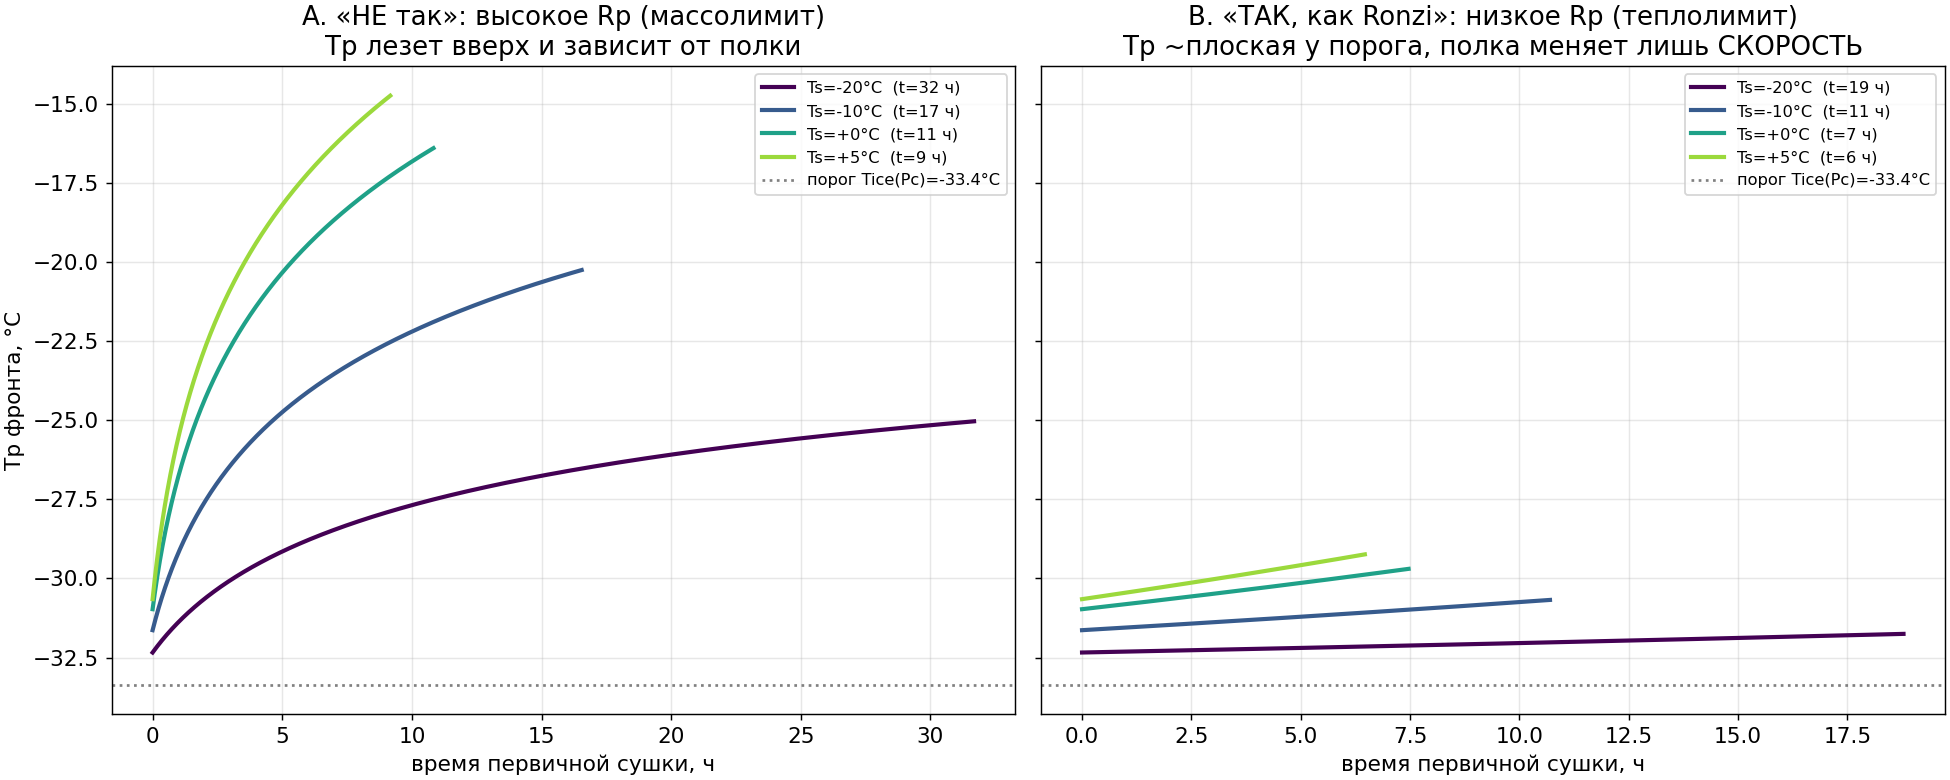

Reproduce this figure in Python.
"""
Почему у Ronzi (Fig. 3 a,b) Tp первичной сушки ~постоянна и НЕ зависит от полки,
а у нас раньше росла. Ответ: режим лимитирования.

  Tp = Tice( Pc + Js·Rp )           (Js·Rp -- избыток над порогом Tice(Pc))

 * Высокое Rp -> МАССОЛИМИТ: Js·Rp велик и растёт -> Tp ЛЕЗЕТ вверх и зависит
   от полки («не так»).
 * Низкое Rp -> ТЕПЛОЛИМИТ: Js·Rp мал -> Tp прилипает к порогу, ~плоская и
   почти не зависит от полки; полка меняет лишь СКОРОСТЬ (= Ronzi Fig. 3 a,b).

Левая панель — «не так» (высокое Rp). Правая — «так, как Ronzi» (низкое Rp).
"""
import sys, os
sys.path.insert(0, os.path.dirname(os.path.dirname(os.path.abspath(__file__))))
import numpy as np
import matplotlib
matplotlib.use("Agg")
import matplotlib.pyplot as plt
import lyo_model as m

Pc_torr = 0.20
Pc = Pc_torr * m.TORR
cs = 0.10
plates = [-20, -10, 0, 5]

def floor(Pc_torr):
    Pc = Pc_torr * m.TORR; lo, hi = -90, 20
    for _ in range(60):
        mid = (lo + hi) / 2
        if m.p_ice(mid) < Pc: lo = mid
        else: hi = mid
    return hi
fl = floor(Pc_torr)

def runs(r_pore):
    out = []
    for Ts in plates:
        rp = lambda H, r=r_pore: m.Rp_knudsen_areal(H, cs, r)
        res = m.primary_drying(Ts, Pc_torr, rp_func=rp, Tc_C=0, Tg_prime_C=-2)
        out.append((Ts, res))
    return out

hi_Rp = runs(6e-6)     # «не так» — массолимит
lo_Rp = runs(300e-6)   # «так» — теплолимит (как Ronzi)

plt.rcParams.update({"font.size": 12})
fig, ax = plt.subplots(1, 2, figsize=(15, 6), constrained_layout=True, sharey=True)
colors = plt.cm.viridis(np.linspace(0, 0.85, len(plates)))

def panel(a, data, title, sub):
    for (Ts, res), c in zip(data, colors):
        a.plot(res["t"]/3600, res["Tp"], color=c, lw=2.3,
               label=f"Ts={Ts:+d}°C  (t={res['t_dry_h']:.0f} ч)")
    a.axhline(fl, color="gray", ls=":", lw=1.5, label=f"порог Tice(Pc)={fl:.1f}°C")
    a.set_xlabel("время первичной сушки, ч")
    a.set_title(title + "\n" + sub)
    a.legend(loc="upper right", fontsize=9); a.grid(alpha=0.3)

panel(ax[0], hi_Rp,
      "A. «НЕ так»: высокое Rp (массолимит)",
      "Tp лезет вверх и зависит от полки")
ax[0].set_ylabel("Tp фронта, °C")
panel(ax[1], lo_Rp,
      "B. «ТАК, как Ronzi»: низкое Rp (теплолимит)",
      "Tp ~плоская у порога, полка меняет лишь СКОРОСТЬ")

plt.savefig(os.path.join(os.path.dirname(__file__), "regime_compare.png"), dpi=130)
print("Сохранено: regime_compare.png\n")
for name, data in [("НЕ так (высокое Rp)", hi_Rp), ("ТАК как Ronzi (низкое Rp)", lo_Rp)]:
    print(name + ":")
    for Ts, res in data:
        print(f"   Ts={Ts:+3d}: Tp {res['Tp'][0]:.1f}->{res['Tp'][-1]:.1f} "
              f"(размах {res['Tp'][-1]-res['Tp'][0]:.1f}°C), t={res['t_dry_h']:.0f} ч")
